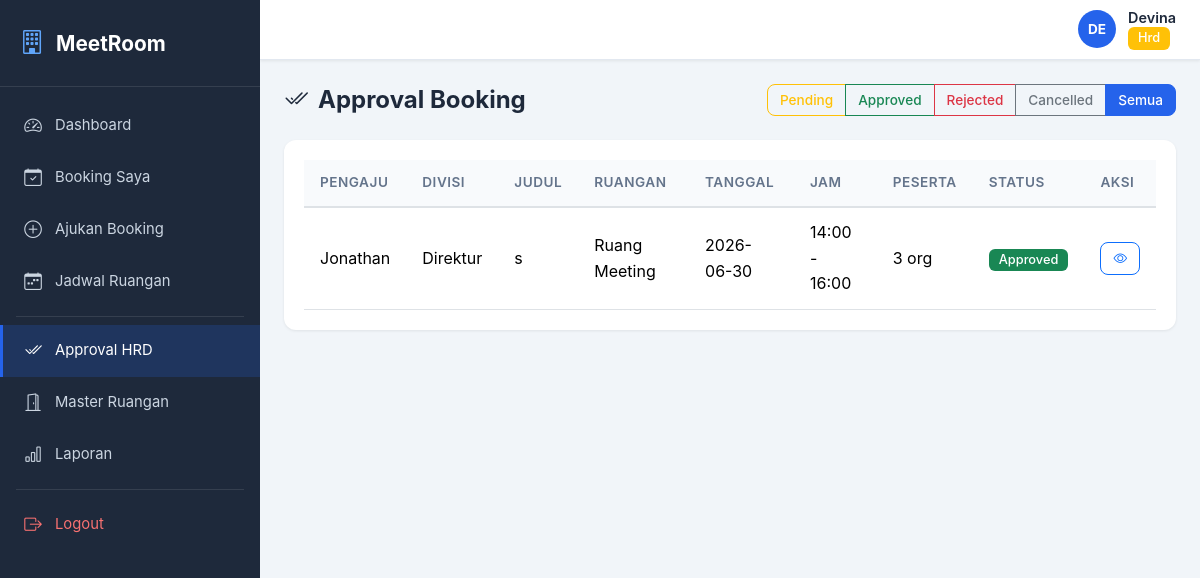
/approval/?status=All (signed in), run on the app's committed database.
### app/models/user.py (models this page shows, shortened)
class User(UserMixin, db.Model):
    __tablename__ = 'users'
    id = db.Column(db.Integer, primary_key=True)
    nama = db.Column(db.String(100), nullable=False)
    username = db.Column(db.String(50), unique=True, nullable=False, index=True)
    password_hash = db.Column(db.String(256), nullable=False)
    role = db.Column(db.String(20), nullable=False, default='karyawan')
    division = db.Column(db.String(50), nullable=False)
    created_at = db.Column(db.DateTime, default=datetime.utcnow)
    bookings = db.relationship('RoomBooking', backref='user', lazy='dynamic',
                               foreign_keys='RoomBooking.user_id')
    approvals = db.relationship('RoomBooking', backref='approver',
                                foreign_keys='RoomBooking.approved_by',
                                lazy='dynamic')
    def is_admin_or_above(self):
        return self.role in ('admin', 'hrd', 'direktur')

### app/models/room_booking.py (models this page shows, shortened)
class RoomBooking(db.Model):
    __tablename__ = 'room_bookings'
    STATUS_PENDING = 'Pending'
    STATUS_APPROVED = 'Approved'
    STATUS_REJECTED = 'Rejected'
    STATUS_CANCELLED = 'Cancelled'
    VALID_STATUSES = [STATUS_PENDING, STATUS_APPROVED, STATUS_REJECTED, STATUS_CANCELLED]
    id = db.Column(db.Integer, primary_key=True)
    user_id = db.Column(db.Integer, db.ForeignKey('users.id'), nullable=False, index=True)
    room_id = db.Column(db.Integer, db.ForeignKey('meeting_rooms.id'), nullable=False)
    title = db.Column(db.String(200), nullable=False)
    division = db.Column(db.String(50), nullable=False)
    meeting_date = db.Column(db.Date, nullable=False, index=True)
    start_time = db.Column(db.Time, nullable=False)
    end_time = db.Column(db.Time, nullable=False)
    participant_count = db.Column(db.Integer, nullable=False)
    purpose = db.Column(db.Text, nullable=False)
    notes = db.Column(db.Text, default='')
    attachment = db.Column(db.String(500), default=None)
    status = db.Column(db.String(20), default=STATUS_PENDING, index=True)
    reject_reason = db.Column(db.Text, default=None)
    approved_by = db.Column(db.Integer, db.ForeignKey('users.id'), default=None)
    approved_at = db.Column(db.DateTime, default=None)
    created_at = db.Column(db.DateTime, default=datetime.utcnow)
    def get_status_badge_class(self):
        return {
            self.STATUS_PENDING: 'bg-warning text-dark',
            self.STATUS_APPROVED: 'bg-success',
            self.STATUS_REJECTED: 'bg-danger',
            self.STATUS_CANCELLED: 'bg-secondary',
        }.get(self.status, 'bg-secondary')

### app/models/meeting_room.py (models this page shows, shortened)
class MeetingRoom(db.Model):
    __tablename__ = 'meeting_rooms'
    id = db.Column(db.Integer, primary_key=True)
    room_name = db.Column(db.String(100), nullable=False)
    capacity = db.Column(db.Integer, nullable=False)
    location = db.Column(db.String(100), nullable=False)
    facilities = db.Column(db.Text, default='')
    is_active = db.Column(db.Boolean, default=True)
    created_at = db.Column(db.DateTime, default=datetime.utcnow)
    bookings = db.relationship('RoomBooking', backref='room', lazy='dynamic')

### app/routes/approval.py (the view)
@approval_bp.route('/')
@admin_or_hrd_required
def list_pending():
    status_filter = request.args.get('status', 'Pending')
    query = RoomBooking.query
    if status_filter and status_filter != 'All':
        query = query.filter_by(status=status_filter)
    bookings = query.order_by(RoomBooking.created_at.asc()).all()
    return render_template('approval/list.html', bookings=bookings,
                           current_filter=status_filter, statuses=RoomBooking.VALID_STATUSES)

### app/models/user.py (called while the page is built)
@login_manager.user_loader
def load_user(user_id):
    return User.query.get(int(user_id))

### app/routes/auth.py (called while the page is built)
def admin_or_hrd_required(f):
    @wraps(f)
    @login_required
    def decorated_function(*args, **kwargs):
        if not current_user.is_admin_or_above():
            flash('Anda tidak memiliki akses ke halaman ini.', 'danger')
            return redirect(url_for('dashboard.index'))
        return f(*args, **kwargs)
    return decorated_function

### app/templates/approval/list.html (shortened to what this page needs)
{% extends "base.html" %}
{% block page_title %}
<div class="page-header">
    <h4><i class="bi bi-check2-all"></i> Approval Booking</h4>
    <div class="btn-group">
        <a href="?status=Pending" class="btn btn-sm {{ 'btn-warning' if current_filter == 'Pending' else 'btn-outline-warning' }}">Pending</a>
        <a href="?status=Approved" class="btn btn-sm {{ 'btn-success' if current_filter == 'Approved' else 'btn-outline-success' }}">Approved</a>
        <a href="?status=Rejected" class="btn btn-sm {{ 'btn-danger' if current_filter == 'Rejected' else 'btn-outline-danger' }}">Rejected</a>
        <a href="?status=Cancelled" class="btn btn-sm {{ 'btn-secondary' if current_filter == 'Cancelled' else 'btn-outline-secondary' }}">Cancelled</a>
        <a href="?status=All" class="btn btn-sm {{ 'btn-primary' if current_filter == 'All' else 'btn-outline-primary' }}">Semua</a>
    </div>
</div>
{% endblock %}
{% block content %}
<div class="card">
    <div class="card-body">
        {% if bookings %}
        <div class="table-responsive">
            <table class="table table-hover">
                <thead><tr><th>Pengaju</th><th>Divisi</th><th>Judul</th><th>Ruangan</th><th>Tanggal</th><th>Jam</th><th>Peserta</th><th>Status</th><th>Aksi</th></tr></thead>
                <tbody>
                    {% for b in bookings %}
                    <tr>
                        <td>{{ b.user.nama }}</td><td>{{ b.division }}</td><td>{{ b.title }}</td>
                        <td>{{ b.room.room_name }}</td><td>{{ b.meeting_date }}</td>
                        <td>{{ b.start_time.strftime('%H:%M') }} - {{ b.end_time.strftime('%H:%M') }}</td>
                        <td>{{ b.participant_count }} org</td>
                        <td><span class="badge {{ b.get_status_badge_class() }}">{{ b.status }}</span></td>
                        <td>
                            <a href="{{ url_for('approval.detail', booking_id=b.id) }}" class="btn btn-sm btn-outline-primary"><i class="bi bi-eye"></i></a>
                        </td>
                    </tr>
                    {% endfor %}
                </tbody>
            </table>
        </div>
        {% else %}
        <div class="text-center py-5 text-muted"><i class="bi bi-check-circle" style="font-size:4rem;"></i><h5 class="mt-3">Tidak ada booking "{{ current_filter }}"</h5></div>
        {% endif %}
    </div>
</div>
{% endblock %}

### app/templates/base.html (shortened to what this page needs)
<!DOCTYPE html>
<html lang="id">
<head>
    <link href="https://cdn.jsdelivr.net/npm/bootstrap@5.3.2/dist/css/bootstrap.min.css" rel="stylesheet">
    <link href="https://cdn.jsdelivr.net/npm/bootstrap-icons@1.11.2/font/bootstrap-icons.css" rel="stylesheet">
    <link href="{{ url_for('static', filename='css/style.css') }}" rel="stylesheet">
</head>
<body>
{% if current_user.is_authenticated %}
<div class="app-wrapper">
    <aside class="app-sidebar" id="sidebar">
        <div class="sidebar-brand">
            <i class="bi bi-building"></i>
            <span class="brand-text">MeetRoom</span>
        </div>
        <nav class="sidebar-nav">
            <a href="{{ url_for('dashboard.index') }}" class="nav-item {{ 'active' if request.endpoint == 'dashboard.index' }}">
                <i class="bi bi-speedometer2"></i><span>Dashboard</span>
            </a>
            <a href="{{ url_for('booking.my_bookings') }}" class="nav-item {{ 'active' if request.endpoint and request.endpoint.startswith('booking.') }}">
                <i class="bi bi-calendar-check"></i><span>Booking Saya</span>
            </a>
            <a href="{{ url_for('booking.create') }}" class="nav-item {{ 'active' if request.endpoint == 'booking.create' }}">
                <i class="bi bi-plus-circle"></i><span>Ajukan Booking</span>
            </a>
            <a href="{{ url_for('schedule.index') }}" class="nav-item {{ 'active' if request.endpoint and request.endpoint.startswith('schedule.') }}">
                <i class="bi bi-calendar-week"></i><span>Jadwal Ruangan</span>
            </a>
            {% if current_user.is_admin_or_above() %}
            <div class="nav-divider"></div>
            <a href="{{ url_for('approval.list_pending') }}" class="nav-item {{ 'active' if request.endpoint and request.endpoint.startswith('approval.') }}">
                <i class="bi bi-check2-all"></i><span>Approval HRD</span>
            </a>
            <a href="{{ url_for('room.list_rooms') }}" class="nav-item {{ 'active' if request.endpoint and request.endpoint.startswith('room.') }}">
                <i class="bi bi-door-open"></i><span>Master Ruangan</span>
            </a>
            <a href="{{ url_for('report.index') }}" class="nav-item {{ 'active' if request.endpoint and request.endpoint.startswith('report.') }}">
                <i class="bi bi-bar-chart"></i><span>Laporan</span>
            </a>
            {% endif %}
            <div class="nav-divider"></div>
            <a href="{{ url_for('auth.logout') }}" class="nav-item nav-logout">
                <i class="bi bi-box-arrow-right"></i><span>Logout</span>
            </a>
        </nav>
    </aside>
    <main class="app-main">
        <header class="app-topbar">
            <div class="topbar-user">
                <div class="user-avatar">{{ current_user.nama[:2].upper() }}</div>
                <div class="user-info">
                    <span class="user-name">{{ current_user.nama }}</span>
                    <span class="user-role">
                        <span class="badge bg-{{ 'primary' if current_user.role == 'karyawan' else 'warning' if current_user.role == 'hrd' else 'danger' if current_user.role == 'admin' else 'dark' }}">
                            {{ current_user.role | capitalize }}
                        </span>
                    </span>
                </div>
            </div>
        </header>
        <div class="app-content">
            {% block page_title %}{% endblock %}
            {% block content %}{% endblock %}
        </div>
    </main>
</div>
{% endif %}
</body>
</html>

### app/static/css/style.css (style rules this page uses)
:root { --sidebar-width: 260px; --topbar-height: 60px; --primary: #2563EB; --primary-dark: #1D4ED8; --sidebar-bg: #1E293B; --sidebar-hover: #334155; --sidebar-active: #2563EB; --bg-main: #F1F5F9; --card-bg: #FFFFFF; --text-primary: #1E293B; --text-secondary: #64748B; --border-color: #E2E8F0; --radius: 12px; --shadow-sm: 0 1px 3px rgba(0,0,0,0.08); --shadow: 0 4px 16px rgba(0,0,0,0.06); }
* { box-sizing: border-box; }
body { font-family: 'Inter', -apple-system, BlinkMacSystemFont, 'Segoe UI', sans-serif; background: var(--bg-main); color: var(--text-primary); margin: 0; line-height: 1.6; }
.app-wrapper { display: flex; min-height: 100vh; }
.app-sidebar { width: var(--sidebar-width); min-width: var(--sidebar-width); background: var(--sidebar-bg); color: #fff; display: flex; flex-direction: column; position: fixed; top: 0; left: 0; bottom: 0; z-index: 1000; transition: transform 0.3s ease; overflow-y: auto; }
.sidebar-brand { padding: 24px 20px; font-size: 1.3rem; font-weight: 700; display: flex; align-items: center; gap: 12px; border-bottom: 1px solid rgba(255,255,255,0.1); }
.sidebar-brand i { font-size: 1.5rem; color: #60A5FA; }
.sidebar-nav { flex: 1; padding: 12px 0; }
.nav-item { display: flex; align-items: center; gap: 12px; padding: 12px 20px; color: #CBD5E1; text-decoration: none; transition: all 0.2s; font-size: 0.925rem; border-left: 3px solid transparent; }
.nav-item.active { background: rgba(37, 99, 235, 0.2); color: #fff; border-left-color: var(--sidebar-active); }
.nav-item i { font-size: 1.1rem; width: 20px; text-align: center; }
.nav-divider { height: 1px; background: rgba(255,255,255,0.1); margin: 8px 16px; }
.nav-logout { color: #F87171; }
.app-main { flex: 1; margin-left: var(--sidebar-width); display: flex; flex-direction: column; min-height: 100vh; }
.app-topbar { height: var(--topbar-height); background: var(--card-bg); border-bottom: 1px solid var(--border-color); display: flex; align-items: center; padding: 0 24px; position: sticky; top: 0; z-index: 999; box-shadow: var(--shadow-sm); }
.topbar-user { display: flex; align-items: center; gap: 12px; }
.user-avatar { width: 38px; height: 38px; border-radius: 50%; background: var(--primary); color: #fff; display: flex; align-items: center; justify-content: center; font-weight: 700; font-size: 0.85rem; }
.user-info { display: flex; flex-direction: column; }
.user-name { font-weight: 600; font-size: 0.9rem; line-height: 1.2; }
.user-role { font-size: 0.75rem; }
.app-content { padding: 24px; flex: 1; }
.page-header { display: flex; justify-content: space-between; align-items: center; margin-bottom: 24px; flex-wrap: wrap; gap: 12px; }
.page-header h4 { margin: 0; font-weight: 700; display: flex; align-items: center; gap: 10px; }
.card { border: none; border-radius: var(--radius); box-shadow: var(--shadow-sm); }
.card-body { padding: 20px; }
.table { margin-bottom: 0; }
.table thead th { background: #F8FAFC; color: var(--text-secondary); font-weight: 600; font-size: 0.85rem; text-transform: uppercase; letter-spacing: 0.5px; border-bottom-width: 2px; padding: 12px 16px; }
.table tbody td { padding: 12px 16px; vertical-align: middle; }
.badge { font-weight: 500; padding: 5px 10px; border-radius: 6px; font-size: 0.8rem; }
.btn { border-radius: 8px; font-weight: 500; padding: 8px 16px; transition: all 0.2s; }
.btn-sm { padding: 5px 12px; font-size: 0.85rem; }
.btn-primary { background: var(--primary); border-color: var(--primary); }

### data on the page
User: nama "DE", nama "Devina", role "Hrd"
RoomBooking: user.nama "Jonathan", division "Direktur", title "s", room.room_name "Ruang Meeting", meeting_date "2026-06-30", start_time "14:00", end_time "16:00", participant_count "3", status "Approved"
